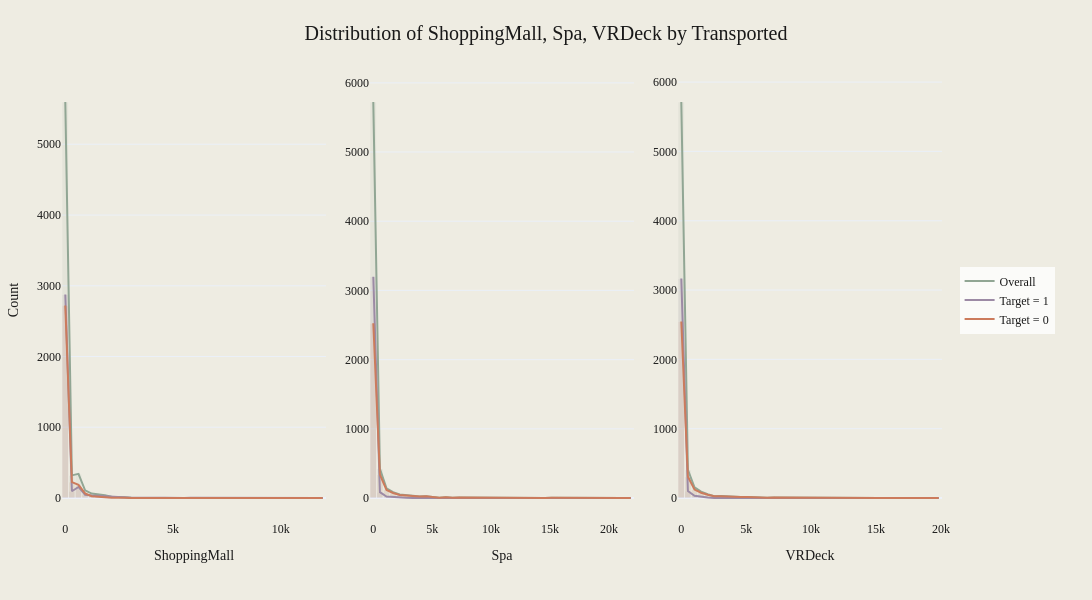

The cell this chart's notebook holds for it:
### Markdown cell above
**Age:**

- Normal distribution peaking at 20-30 years for all groups.
- Transported group slightly higher across most ages.

**RoomService:**

- Extreme right skew for all groups.
- Not Transported group has higher spike at lowest values.

**FoodCourt:**

- Highly right-skewed for all groups.
- Large spike at lowest values across all categories.
- Transported group shows slightly lower overall spending.

### Code cell
plot_numeric_distributions(
    train_data_cleaned,
    numerical_features_two,
    "Transported",
    nbins=40,
    save_path="../images/numerical_features_two.png",
)
